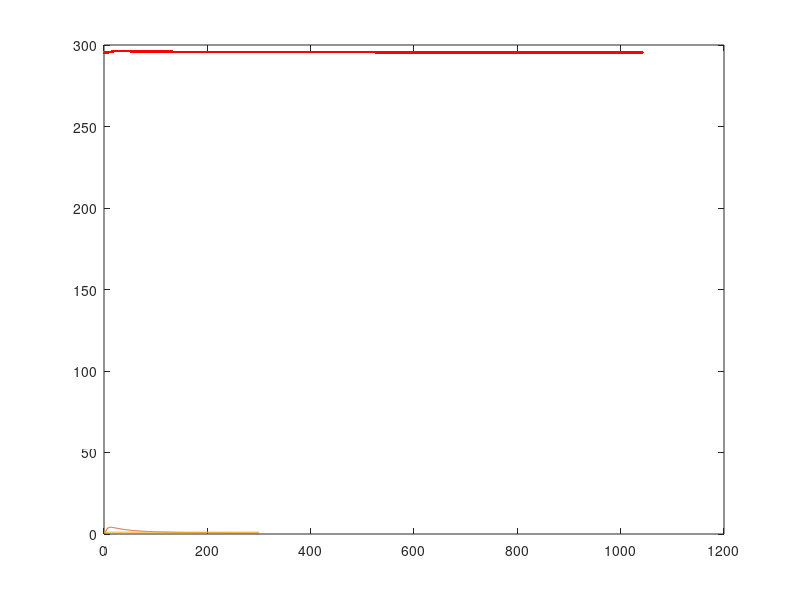

Write the MATLAB code that produced this figure.
%% PID Control
%% Temperature check
% Import data
%path(path,'C:\Users\Federico\Documents\GitHub\ExpMethods\01_PID_Control');
load('tempcheck.mat');
% Plot
plot(tcheck.t,tcheck.T,'Linestyle','none','Marker','.',...
    'color','r');
% Calculate mean and std
Tm = mean(tcheck.T);
sigma_T = std(tcheck.T);
% Make a log
disp(sprintf('\n-------- TEMPERATURE CHECK --------'));
disp(sprintf('Average temperature: %d',Tm));
disp(sprintf('Temperature deviation: %d',sigma_T));
disp(sprintf('-----------------------------------\n'));

%% Step excitation
load('step.mat');
% Plot
plot(step.t,step.T,'Linestyle','none','Marker','.',...
    'color','r');
% Get H0 value
H0 = step.T(end-10) - step.T(1);
% Make a log
disp(sprintf('\n-------- STEP EXCITATION --------'));
disp(sprintf('H_0: %d',H0));
disp(sprintf('-----------------------------------\n'));

%% Pulse excitation
close all
load('pulse.mat');
% Plot
plot(pulse.t,pulse.T,'Linestyle','none','Marker','.',...
    'color','r');
% Find maximum r(t) is the function
temp = pulse.T;
rp = max(temp);
index = find(temp == rp);
tp = pulse.t(index);
rp = pulse.T(index) - min(pulse.T(index));

%% derivative expression rp = H(0) ((exp(eps/T) - 1)exp(-tp/T))
% i want to find the root of
myfun = @(x,eps, rp, tp, H_0) (rp - H_0 * (exp(eps/x) - 1) * exp(- tp/x));  % parameterized function
% parameter
eps = 20;
H_0 = 7.943083;
tp = pulse.t(index);
rp = pulse.T(index) - min(pulse.T);
fun = @(x) myfun(x,eps, rp, tp, H_0);    % function of x alone
T1 = fzero(fun,3);
T2 = fzero(fun,125);
% plot
x=0:1:300;
hold on
plot(x,H_0 .* (exp(eps./x) - 1) .* exp(- tp./x));
plot([0 300],[rp rp])
% Make a log
disp(sprintf('\n-------- RESPONSE PARAMETERS --------'));
disp(sprintf('H_0: %d',H0));
disp(sprintf('T_1: %d',T1));
disp(sprintf('T_2: %d',T2));
disp(sprintf('-----------------------------------\n'));
